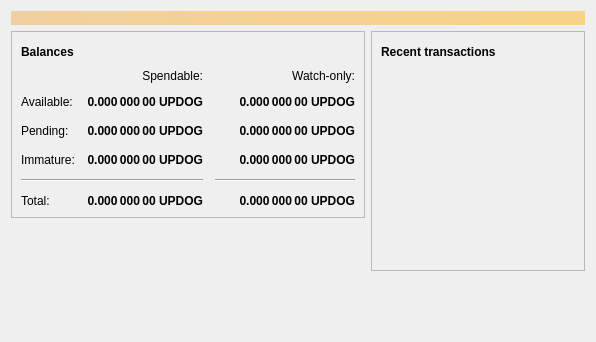
<?xml version="1.0" encoding="UTF-8"?>
<ui version="4.0">
 <class>OverviewPage</class>
 <widget class="QWidget" name="OverviewPage">
  <property name="geometry">
   <rect>
    <x>0</x>
    <y>0</y>
    <width>596</width>
    <height>342</height>
   </rect>
  </property>
  <property name="windowTitle">
   <string>Form</string>
  </property>
  <layout class="QVBoxLayout" name="topLayout">
   <item>
    <widget class="QLabel" name="labelAlerts">
     <property name="visible">
      <bool>false</bool>
     </property>
     <property name="styleSheet">
      <string notr="true">QLabel { background-color: qlineargradient(x1: 0, y1: 0, x2: 1, y2: 0, stop:0 #F0D0A0, stop:1 #F8D488); color:#000000; }</string>
     </property>
     <property name="wordWrap">
      <bool>true</bool>
     </property>
     <property name="margin">
      <number>3</number>
     </property>
     <property name="textInteractionFlags">
      <set>Qt::TextSelectableByMouse</set>
     </property>
    </widget>
   </item>
   <item>
    <layout class="QHBoxLayout" name="horizontalLayout" stretch="1,1">
     <item>
      <layout class="QVBoxLayout" name="verticalLayout_2">
       <item>
        <widget class="QFrame" name="frame">
         <property name="frameShape">
          <enum>QFrame::StyledPanel</enum>
         </property>
         <property name="frameShadow">
          <enum>QFrame::Raised</enum>
         </property>
         <layout class="QVBoxLayout" name="verticalLayout_4">
          <item>
           <layout class="QHBoxLayout" name="horizontalLayout_4">
            <item>
             <widget class="QLabel" name="label_5">
              <property name="font">
               <font>
                <weight>75</weight>
                <bold>true</bold>
               </font>
              </property>
              <property name="text">
               <string>Balances</string>
              </property>
             </widget>
            </item>
            <item>
             <widget class="QPushButton" name="labelWalletStatus">
              <property name="enabled">
               <bool>true</bool>
              </property>
              <property name="maximumSize">
               <size>
                <width>30</width>
                <height>16777215</height>
               </size>
              </property>
              <property name="toolTip">
               <string>The displayed information may be out of date. Your wallet automatically synchronizes with the UpsideDoge network after a connection is established, but this process has not completed yet.</string>
              </property>
              <property name="text">
               <string/>
              </property>
              <property name="icon">
               <iconset resource="../bitcoin.qrc">
                <normaloff>:/icons/warning</normaloff>
                <disabledoff>:/icons/warning</disabledoff>:/icons/warning</iconset>
              </property>
              <property name="iconSize">
               <size>
                <width>24</width>
                <height>24</height>
               </size>
              </property>
              <property name="flat">
               <bool>true</bool>
              </property>
             </widget>
            </item>
            <item>
             <spacer name="horizontalSpacer_3">
              <property name="orientation">
               <enum>Qt::Horizontal</enum>
              </property>
              <property name="sizeHint" stdset="0">
               <size>
                <width>40</width>
                <height>20</height>
               </size>
              </property>
             </spacer>
            </item>
           </layout>
          </item>
          <item>
           <layout class="QGridLayout" name="gridLayout">
            <property name="spacing">
             <number>12</number>
            </property>
            <item row="2" column="2">
             <widget class="QLabel" name="labelWatchPending">
              <property name="font">
               <font>
                <weight>75</weight>
                <bold>true</bold>
               </font>
              </property>
              <property name="cursor">
               <cursorShape>IBeamCursor</cursorShape>
              </property>
              <property name="toolTip">
               <string>Unconfirmed transactions to watch-only addresses</string>
              </property>
              <property name="text">
               <string notr="true">0.000 000 00 UPDOG</string>
              </property>
              <property name="alignment">
               <set>Qt::AlignRight|Qt::AlignTrailing|Qt::AlignVCenter</set>
              </property>
              <property name="textInteractionFlags">
               <set>Qt::LinksAccessibleByMouse|Qt::TextSelectableByKeyboard|Qt::TextSelectableByMouse</set>
              </property>
             </widget>
            </item>
            <item row="2" column="1">
             <widget class="QLabel" name="labelUnconfirmed">
              <property name="font">
               <font>
                <weight>75</weight>
                <bold>true</bold>
               </font>
              </property>
              <property name="cursor">
               <cursorShape>IBeamCursor</cursorShape>
              </property>
              <property name="toolTip">
               <string>Total of transactions that have yet to be confirmed, and do not yet count toward the spendable balance</string>
              </property>
              <property name="text">
               <string notr="true">0.000 000 00 UPDOG</string>
              </property>
              <property name="alignment">
               <set>Qt::AlignRight|Qt::AlignTrailing|Qt::AlignVCenter</set>
              </property>
              <property name="textInteractionFlags">
               <set>Qt::LinksAccessibleByMouse|Qt::TextSelectableByKeyboard|Qt::TextSelectableByMouse</set>
              </property>
             </widget>
            </item>
            <item row="3" column="2">
             <widget class="QLabel" name="labelWatchImmature">
              <property name="font">
               <font>
                <weight>75</weight>
                <bold>true</bold>
               </font>
              </property>
              <property name="cursor">
               <cursorShape>IBeamCursor</cursorShape>
              </property>
              <property name="toolTip">
               <string>Mined balance in watch-only addresses that has not yet matured</string>
              </property>
              <property name="text">
               <string notr="true">0.000 000 00 UPDOG</string>
              </property>
              <property name="alignment">
               <set>Qt::AlignRight|Qt::AlignTrailing|Qt::AlignVCenter</set>
              </property>
              <property name="textInteractionFlags">
               <set>Qt::LinksAccessibleByMouse|Qt::TextSelectableByKeyboard|Qt::TextSelectableByMouse</set>
              </property>
             </widget>
            </item>
            <item row="4" column="0" colspan="2">
             <widget class="Line" name="line">
              <property name="orientation">
               <enum>Qt::Horizontal</enum>
              </property>
             </widget>
            </item>
            <item row="4" column="2">
             <widget class="Line" name="lineWatchBalance">
              <property name="sizePolicy">
               <sizepolicy hsizetype="Preferred" vsizetype="Fixed">
                <horstretch>0</horstretch>
                <verstretch>0</verstretch>
               </sizepolicy>
              </property>
              <property name="minimumSize">
               <size>
                <width>140</width>
                <height>0</height>
               </size>
              </property>
              <property name="orientation">
               <enum>Qt::Horizontal</enum>
              </property>
             </widget>
            </item>
            <item row="5" column="0">
             <widget class="QLabel" name="labelTotalText">
              <property name="text">
               <string>Total:</string>
              </property>
             </widget>
            </item>
            <item row="3" column="1">
             <widget class="QLabel" name="labelImmature">
              <property name="font">
               <font>
                <weight>75</weight>
                <bold>true</bold>
               </font>
              </property>
              <property name="cursor">
               <cursorShape>IBeamCursor</cursorShape>
              </property>
              <property name="toolTip">
               <string>Mined balance that has not yet matured</string>
              </property>
              <property name="text">
               <string notr="true">0.000 000 00 UPDOG</string>
              </property>
              <property name="alignment">
               <set>Qt::AlignRight|Qt::AlignTrailing|Qt::AlignVCenter</set>
              </property>
              <property name="textInteractionFlags">
               <set>Qt::LinksAccessibleByMouse|Qt::TextSelectableByKeyboard|Qt::TextSelectableByMouse</set>
              </property>
             </widget>
            </item>
            <item row="2" column="3">
             <spacer name="horizontalSpacer_2">
              <property name="orientation">
               <enum>Qt::Horizontal</enum>
              </property>
              <property name="sizeHint" stdset="0">
               <size>
                <width>40</width>
                <height>20</height>
               </size>
              </property>
             </spacer>
            </item>
            <item row="3" column="0">
             <widget class="QLabel" name="labelImmatureText">
              <property name="text">
               <string>Immature:</string>
              </property>
             </widget>
            </item>
            <item row="5" column="1">
             <widget class="QLabel" name="labelTotal">
              <property name="font">
               <font>
                <weight>75</weight>
                <bold>true</bold>
               </font>
              </property>
              <property name="cursor">
               <cursorShape>IBeamCursor</cursorShape>
              </property>
              <property name="toolTip">
               <string>Your current total balance</string>
              </property>
              <property name="text">
               <string notr="true">0.000 000 00 UPDOG</string>
              </property>
              <property name="alignment">
               <set>Qt::AlignRight|Qt::AlignTrailing|Qt::AlignVCenter</set>
              </property>
              <property name="textInteractionFlags">
               <set>Qt::LinksAccessibleByMouse|Qt::TextSelectableByKeyboard|Qt::TextSelectableByMouse</set>
              </property>
             </widget>
            </item>
            <item row="5" column="2">
             <widget class="QLabel" name="labelWatchTotal">
              <property name="font">
               <font>
                <weight>75</weight>
                <bold>true</bold>
               </font>
              </property>
              <property name="cursor">
               <cursorShape>IBeamCursor</cursorShape>
              </property>
              <property name="toolTip">
               <string>Current total balance in watch-only addresses</string>
              </property>
              <property name="text">
               <string notr="true">0.000 000 00 UPDOG</string>
              </property>
              <property name="alignment">
               <set>Qt::AlignRight|Qt::AlignTrailing|Qt::AlignVCenter</set>
              </property>
              <property name="textInteractionFlags">
               <set>Qt::LinksAccessibleByMouse|Qt::TextSelectableByKeyboard|Qt::TextSelectableByMouse</set>
              </property>
             </widget>
            </item>
            <item row="0" column="2">
             <widget class="QLabel" name="labelWatchonly">
              <property name="text">
               <string>Watch-only:</string>
              </property>
              <property name="alignment">
               <set>Qt::AlignRight|Qt::AlignTrailing|Qt::AlignVCenter</set>
              </property>
             </widget>
            </item>
            <item row="1" column="0">
             <widget class="QLabel" name="labelBalanceText">
              <property name="text">
               <string>Available:</string>
              </property>
             </widget>
            </item>
            <item row="1" column="1">
             <widget class="QLabel" name="labelBalance">
              <property name="font">
               <font>
                <weight>75</weight>
                <bold>true</bold>
               </font>
              </property>
              <property name="cursor">
               <cursorShape>IBeamCursor</cursorShape>
              </property>
              <property name="toolTip">
               <string>Your current spendable balance</string>
              </property>
              <property name="text">
               <string notr="true">0.000 000 00 UPDOG</string>
              </property>
              <property name="alignment">
               <set>Qt::AlignRight|Qt::AlignTrailing|Qt::AlignVCenter</set>
              </property>
              <property name="textInteractionFlags">
               <set>Qt::LinksAccessibleByMouse|Qt::TextSelectableByKeyboard|Qt::TextSelectableByMouse</set>
              </property>
             </widget>
            </item>
            <item row="1" column="2">
             <widget class="QLabel" name="labelWatchAvailable">
              <property name="font">
               <font>
                <weight>75</weight>
                <bold>true</bold>
               </font>
              </property>
              <property name="cursor">
               <cursorShape>IBeamCursor</cursorShape>
              </property>
              <property name="toolTip">
               <string>Your current balance in watch-only addresses</string>
              </property>
              <property name="text">
               <string notr="true">0.000 000 00 UPDOG</string>
              </property>
              <property name="alignment">
               <set>Qt::AlignRight|Qt::AlignTrailing|Qt::AlignVCenter</set>
              </property>
              <property name="textInteractionFlags">
               <set>Qt::LinksAccessibleByMouse|Qt::TextSelectableByKeyboard|Qt::TextSelectableByMouse</set>
              </property>
             </widget>
            </item>
            <item row="2" column="0">
             <widget class="QLabel" name="labelPendingText">
              <property name="text">
               <string>Pending:</string>
              </property>
             </widget>
            </item>
            <item row="0" column="1">
             <widget class="QLabel" name="labelSpendable">
              <property name="text">
               <string>Spendable:</string>
              </property>
              <property name="alignment">
               <set>Qt::AlignRight|Qt::AlignTrailing|Qt::AlignVCenter</set>
              </property>
             </widget>
            </item>
           </layout>
          </item>
         </layout>
        </widget>
       </item>
       <item>
        <spacer name="verticalSpacer">
         <property name="orientation">
          <enum>Qt::Vertical</enum>
         </property>
         <property name="sizeHint" stdset="0">
          <size>
           <width>20</width>
           <height>40</height>
          </size>
         </property>
        </spacer>
       </item>
      </layout>
     </item>
     <item>
      <layout class="QVBoxLayout" name="verticalLayout_3">
       <item>
        <widget class="QFrame" name="frame_2">
         <property name="frameShape">
          <enum>QFrame::StyledPanel</enum>
         </property>
         <property name="frameShadow">
          <enum>QFrame::Raised</enum>
         </property>
         <layout class="QVBoxLayout" name="verticalLayout">
          <item>
           <layout class="QHBoxLayout" name="horizontalLayout_2">
            <item>
             <widget class="QLabel" name="label_4">
              <property name="font">
               <font>
                <weight>75</weight>
                <bold>true</bold>
               </font>
              </property>
              <property name="text">
               <string>Recent transactions</string>
              </property>
             </widget>
            </item>
            <item>
             <widget class="QPushButton" name="labelTransactionsStatus">
              <property name="enabled">
               <bool>true</bool>
              </property>
              <property name="maximumSize">
               <size>
                <width>30</width>
                <height>16777215</height>
               </size>
              </property>
              <property name="toolTip">
               <string>The displayed information may be out of date. Your wallet automatically synchronizes with the UpsideDoge network after a connection is established, but this process has not completed yet.</string>
              </property>
              <property name="text">
               <string/>
              </property>
              <property name="icon">
               <iconset resource="../bitcoin.qrc">
                <normaloff>:/icons/warning</normaloff>
                <disabledoff>:/icons/warning</disabledoff>:/icons/warning</iconset>
              </property>
              <property name="iconSize">
               <size>
                <width>24</width>
                <height>24</height>
               </size>
              </property>
              <property name="flat">
               <bool>true</bool>
              </property>
             </widget>
            </item>
            <item>
             <spacer name="horizontalSpacer">
              <property name="orientation">
               <enum>Qt::Horizontal</enum>
              </property>
              <property name="sizeHint" stdset="0">
               <size>
                <width>40</width>
                <height>20</height>
               </size>
              </property>
             </spacer>
            </item>
           </layout>
          </item>
          <item>
           <widget class="QListView" name="listTransactions">
            <property name="styleSheet">
             <string notr="true">QListView { background: transparent; }</string>
            </property>
            <property name="frameShape">
             <enum>QFrame::NoFrame</enum>
            </property>
            <property name="verticalScrollBarPolicy">
             <enum>Qt::ScrollBarAlwaysOff</enum>
            </property>
            <property name="horizontalScrollBarPolicy">
             <enum>Qt::ScrollBarAlwaysOff</enum>
            </property>
            <property name="selectionMode">
             <enum>QAbstractItemView::NoSelection</enum>
            </property>
           </widget>
          </item>
         </layout>
        </widget>
       </item>
       <item>
        <spacer name="verticalSpacer_2">
         <property name="orientation">
          <enum>Qt::Vertical</enum>
         </property>
         <property name="sizeHint" stdset="0">
          <size>
           <width>20</width>
           <height>40</height>
          </size>
         </property>
        </spacer>
       </item>
      </layout>
     </item>
    </layout>
   </item>
  </layout>
 </widget>
 <resources/>
 <connections/>
</ui>
